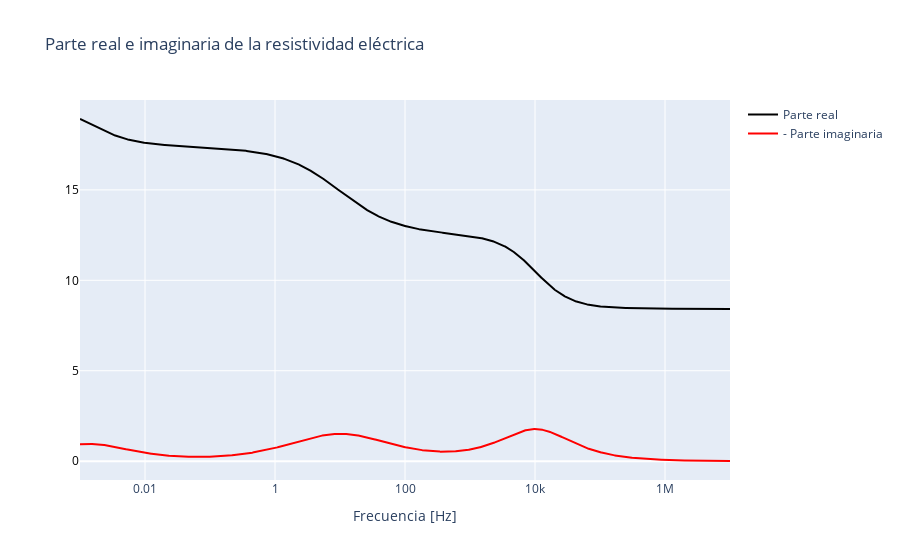

Notebook code cell kept with this figure:
### Code cell
fig = go.Figure()
real_plot = go.Scatter(
    x=f,
    y=rho_e.real.T[0],
    mode='lines',
    name='Parte real',
    line=dict(color='black')
)
fig.add_trace(real_plot)
imag_plot = go.Scatter(
    x=f,
    y=-rho_e.imag.T[0],
    mode='lines',
    name='- Parte imaginaria',
    line=dict(color='red')
)
fig.add_trace(imag_plot)
fig.update_xaxes(type="log")
fig.update_layout(
    title="Parte real e imaginaria de la resistividad eléctrica",
    xaxis_title='Frecuencia [Hz]',
    yaxis=dict(tickfont=dict(color='black')),
    yaxis2=dict(tickfont=dict(color='red')),
)
fig.show()

### Figure 1 — Plotly figure (JSON) as saved in the notebook; plotly's stock layout.template omitted (floating-point values rounded to 4 significant figures; data arrays with more than 128 entries replaced by an {"elided": "..."} marker saying what was removed)
{"data": [{"line": {"color": "black"}, "mode": "lines", "name": "Parte real", "type": "scatter", "x": {"elided": "2000 float values"}, "y": {"elided": "2000 float values"}}, {"line": {"color": "red"}, "mode": "lines", "name": "- Parte imaginaria", "type": "scatter", "x": {"elided": "2000 float values"}, "y": {"elided": "2000 float values"}}], "layout": {"title": {"text": "Parte real e imaginaria de la resistividad eléctrica"}, "xaxis": {"title": {"text": "Frecuencia [Hz]"}, "type": "log"}, "yaxis": {"tickfont": {"color": "black"}}, "yaxis2": {"tickfont": {"color": "red"}}}}
